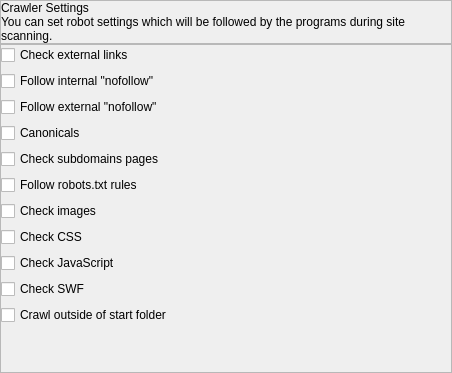
<?xml version="1.0" encoding="UTF-8"?>
<ui version="4.0">
 <class>CrawlerSettingsWidget</class>
 <widget class="QWidget" name="CrawlerSettingsWidget">
  <property name="geometry">
   <rect>
    <x>0</x>
    <y>0</y>
    <width>452</width>
    <height>373</height>
   </rect>
  </property>
  <property name="sizePolicy">
   <sizepolicy hsizetype="Preferred" vsizetype="Preferred">
    <horstretch>0</horstretch>
    <verstretch>0</verstretch>
   </sizepolicy>
  </property>
  <property name="windowTitle">
   <string>Crawler Settings</string>
  </property>
  <layout class="QVBoxLayout" name="verticalLayout_5">
   <property name="spacing">
    <number>0</number>
   </property>
   <property name="leftMargin">
    <number>0</number>
   </property>
   <property name="topMargin">
    <number>0</number>
   </property>
   <property name="rightMargin">
    <number>0</number>
   </property>
   <property name="bottomMargin">
    <number>0</number>
   </property>
   <item>
    <widget class="QFrame" name="headerFrame">
     <property name="minimumSize">
      <size>
       <width>0</width>
       <height>0</height>
      </size>
     </property>
     <property name="maximumSize">
      <size>
       <width>16777215</width>
       <height>16777215</height>
      </size>
     </property>
     <property name="frameShape">
      <enum>QFrame::StyledPanel</enum>
     </property>
     <property name="frameShadow">
      <enum>QFrame::Raised</enum>
     </property>
     <layout class="QVBoxLayout" name="verticalLayout_2">
      <property name="spacing">
       <number>0</number>
      </property>
      <property name="leftMargin">
       <number>0</number>
      </property>
      <property name="topMargin">
       <number>0</number>
      </property>
      <property name="rightMargin">
       <number>0</number>
      </property>
      <property name="bottomMargin">
       <number>0</number>
      </property>
      <item>
       <layout class="QVBoxLayout" name="verticalLayout">
        <item>
         <widget class="QLabel" name="headerName">
          <property name="text">
           <string>Crawler Settings</string>
          </property>
         </widget>
        </item>
        <item>
         <widget class="QLabel" name="text">
          <property name="text">
           <string>You can set robot settings which will be followed by the programs during site scanning.</string>
          </property>
          <property name="wordWrap">
           <bool>true</bool>
          </property>
         </widget>
        </item>
       </layout>
      </item>
     </layout>
    </widget>
   </item>
   <item>
    <widget class="QFrame" name="settingsFrame">
     <property name="frameShape">
      <enum>QFrame::StyledPanel</enum>
     </property>
     <property name="frameShadow">
      <enum>QFrame::Raised</enum>
     </property>
     <layout class="QVBoxLayout" name="verticalLayout_4">
      <property name="leftMargin">
       <number>0</number>
      </property>
      <property name="topMargin">
       <number>0</number>
      </property>
      <property name="rightMargin">
       <number>0</number>
      </property>
      <property name="bottomMargin">
       <number>0</number>
      </property>
      <item>
       <layout class="QVBoxLayout" name="verticalLayout_3">
        <item>
         <widget class="QCheckBox" name="checkBox_3">
          <property name="enabled">
           <bool>true</bool>
          </property>
          <property name="text">
           <string>Check external links</string>
          </property>
          <property name="controlKey" stdset="0">
           <string notr="true">checkExternalUrls</string>
          </property>
         </widget>
        </item>
        <item>
         <widget class="QCheckBox" name="checkBox">
          <property name="enabled">
           <bool>true</bool>
          </property>
          <property name="text">
           <string>Follow internal &quot;nofollow&quot;</string>
          </property>
          <property name="controlKey" stdset="0">
           <string notr="true">followInternalNoFollow</string>
          </property>
         </widget>
        </item>
        <item>
         <widget class="QCheckBox" name="checkBox_4">
          <property name="enabled">
           <bool>true</bool>
          </property>
          <property name="text">
           <string>Follow external &quot;nofollow&quot;</string>
          </property>
          <property name="controlKey" stdset="0">
           <string notr="true">followExternalNoFollow</string>
          </property>
         </widget>
        </item>
        <item>
         <widget class="QCheckBox" name="checkBox_2">
          <property name="enabled">
           <bool>true</bool>
          </property>
          <property name="text">
           <string>Canonicals</string>
          </property>
          <property name="controlKey" stdset="0">
           <string notr="true">checkCanonicals</string>
          </property>
         </widget>
        </item>
        <item>
         <widget class="QCheckBox" name="checkBox_6">
          <property name="enabled">
           <bool>true</bool>
          </property>
          <property name="text">
           <string>Check subdomains pages</string>
          </property>
          <property name="controlKey" stdset="0">
           <string notr="true">checkSubdomains</string>
          </property>
         </widget>
        </item>
        <item>
         <widget class="QCheckBox" name="checkBox_5">
          <property name="enabled">
           <bool>true</bool>
          </property>
          <property name="text">
           <string>Follow robots.txt rules</string>
          </property>
          <property name="controlKey" stdset="0">
           <string notr="true">followRobotsTxt</string>
          </property>
         </widget>
        </item>
        <item>
         <widget class="QCheckBox" name="checkBox_9">
          <property name="enabled">
           <bool>true</bool>
          </property>
          <property name="text">
           <string>Check images</string>
          </property>
          <property name="controlKey" stdset="0">
           <string notr="true">checkImages</string>
          </property>
         </widget>
        </item>
        <item>
         <widget class="QCheckBox" name="checkBox_8">
          <property name="enabled">
           <bool>true</bool>
          </property>
          <property name="text">
           <string>Check CSS</string>
          </property>
          <property name="controlKey" stdset="0">
           <string notr="true">checkCSS</string>
          </property>
         </widget>
        </item>
        <item>
         <widget class="QCheckBox" name="checkBox_10">
          <property name="enabled">
           <bool>true</bool>
          </property>
          <property name="text">
           <string>Check JavaScript</string>
          </property>
          <property name="controlKey" stdset="0">
           <string notr="true">checkJavaScript</string>
          </property>
         </widget>
        </item>
        <item>
         <widget class="QCheckBox" name="checkBox_7">
          <property name="enabled">
           <bool>true</bool>
          </property>
          <property name="text">
           <string>Check SWF</string>
          </property>
          <property name="controlKey" stdset="0">
           <string notr="true">checkSWF</string>
          </property>
         </widget>
        </item>
        <item>
         <widget class="QCheckBox" name="checkBox_11">
          <property name="text">
           <string>Crawl outside of start folder</string>
          </property>
          <property name="controlKey" stdset="0">
           <string notr="true">crawlOutsideOfStartFolder</string>
          </property>
         </widget>
        </item>
       </layout>
      </item>
      <item>
       <spacer name="verticalSpacer">
        <property name="orientation">
         <enum>Qt::Vertical</enum>
        </property>
        <property name="sizeHint" stdset="0">
         <size>
          <width>20</width>
          <height>40</height>
         </size>
        </property>
       </spacer>
      </item>
     </layout>
    </widget>
   </item>
  </layout>
 </widget>
 <resources/>
 <connections/>
</ui>
